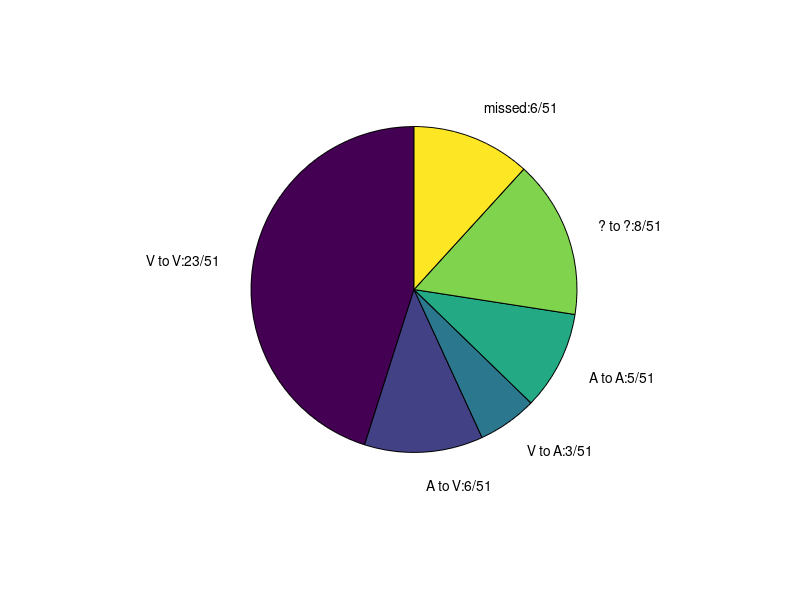

This chart was generated by the following MATLAB code:
% Mouse behavioral tallies

% Mouse 
					
m3084 = [1	0	0	0	0	0;
    0	0	0	0	0	0;
    1	0	0	1	0	0;
    0	1	0	0	0	0;
    1	1	1	0	0	0;
    1	0	0	2	0	0;
    0	1	0	0	0	0;
    2	1	0	0	0	0;
    2	0	0	0	0	0;
    2	0	0	0	0	0];

m3082 = [0	0	0	0	0	0;
0	0	0	0	0	2;
2	0	0	0	0	1;
1	0	0	0	0	0;
1	0	0	0	0	1;
0	0	0	0	0	0;
0	1	0	1	2	1;
1	0	0	0	0	0];

m3086 = [0	0	0	0	0	0;
0	0	0	0	0	2;
1	1	0	0	0	0;
0	1	0	0	0	0;
1	0	0	0	0	0;
0	0	0	0	0	0;
1	0	0	0	0	0;
0	0	0	1	1	0;
0	1	0	0	0	1;
0	0	0	0	0	0;
0	0	0	0	0	1;
0	1	1	0	0	2];

m3082_627 = [1	0	0	0	0	0;
0	1	0	0	0	0;
1	0	0	0	0	1;
1	0	0	0	0	1;
0	1	0	0	0	0;
1	1	0	0	0	0;
3	0	0	0	0	0;
3	0	0	0	0	1];

m3084_627 = [0	0	1	0	0	0;
0	0	0	0	1	0;
0	0	0	0	0	1;
0	0	0	0	0	0;
1	0	0	0	2	0;
1	0	0	0	0	0;
1	0	0	0	0	0;
0	1	0	1	2	0;
1	0	1	0	0	0;
1	0	0	0	1	1];

m3086_627 = [0	0	0	0	0	0;
1	0	0	0	0	0;
0	0	0	0	1	1;
1	0	1	0	0	0;
0	0	0	0	2	2;
1	0	0	0	1	1;
0	1	0	0	0	0;
2	0	0	0	0	0;
0	0	0	0	1	0];

m3084_628 = [1	0	0	0	1	0;
1	0	0	0	0	0;
1	0	0	0	0	0;
1	0	0	0	0	2;
2	0	0	0	0	2;
2	1	0	1	1	0];

figure; plot(m3082,'LineWidth', 2);
legend_str = {'V to V', 'A to V', 'V to A', 'A to A', '? to ?', 'missed'};
legend(legend_str);

all_m3084 = cat(1, m3084, m3084_627, m3084_628);
totals = sum(all_m3084);
nchoice = sum(totals);
for ii = 1:length(totals)
    pie_str{ii} = [legend_str{ii} ':' num2str(totals(ii)) '/' num2str(nchoice)];
end
pie(totals, pie_str);
